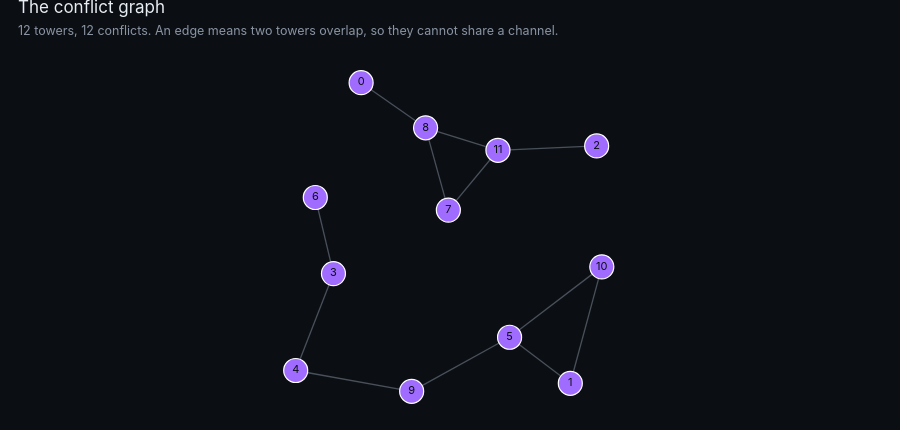

Notebook code cell kept with this figure:
### Markdown cell above
### Run it yourself: solve a random conflict graph on the AHS simulator, then colour it

### Code cell
# RUN IT YOURSELF: a random 12-tower conflict graph. Solve the largest co-channel
# group (a Maximum Independent Set) as an Analog Hamiltonian Simulation on the local
# braket_ahs simulator (no QPU), then finish the frequency plan by repeating the MIS.
from IPython.display import display

reg, G, xy = tw.random_conflict_graph(n=12)          # random unit-disk (blockade) graph
display(wg.graph_view(xy, list(G.edges())))          # 1. show the conflict graph

mis = tw.mis_on_simulator(reg, G, shots=200)         # 2. the MIS, measured on the simulator
channels, channel_of, _ = ch.iterated_mis_coloring(G, first_set=mis, solver="exact")
display(wg.channel_graph_view(xy, list(G.edges()), channels))   # 3. live colouring (drag the slider)

### Figure 1 — Plotly figure (JSON) as saved in the notebook; plotly's stock layout.template omitted (floating-point values rounded to 4 significant figures)
{"data": [{"hoverinfo": "skip", "line": {"color": "rgba(150,160,175,0.45)", "width": 1.3}, "mode": "lines", "type": "scatter", "x": [0.212, 0.4209, null, 0.8898, 0.693, null, 0.8898, 0.9919, null, 0.9752, 0.6553, null, 0.1224, 0, null, 0.1224, 0.06355, null, 0, 0.3757, null, 0.693, 0.3757, null, 0.693, 0.9919, null, 0.4947, 0.4209, null, 0.4947, 0.6553, null, 0.4209, 0.6553, null], "y": [1, 0.8538, null, 0.02598, 0.1751, null, 0.02598, 0.4032, null, 0.795, 0.781, null, 0.3815, 0.06739, null, 0.3815, 0.628, null, 0.06739, 0, null, 0.1751, 0, null, 0.1751, 0.4032, null, 0.5872, 0.8538, null, 0.5872, 0.781, null, 0.8538, 0.781, null]}, {"hovertemplate": "tower %{text}<extra></extra>", "marker": {"color": "#a06bff", "line": {"color": "white", "width": 1.2}, "size": 24}, "mode": "markers+text", "text": ["0", "1", "2", "3", "4", "5", "6", "7", "8", "9", "10", "11"], "textfont": {"color": "#0b0f14", "size": 11}, "textposition": "middle center", "type": "scatter", "x": [0.212, 0.8898, 0.9752, 0.1224, 0.0, 0.693, 0.06355, 0.4947, 0.4209, 0.3757, 0.9919, 0.6553], "y": [1.0, 0.02598, 0.795, 0.3815, 0.06739, 0.1751, 0.628, 0.5872, 0.8538, 0.0, 0.4032, 0.781]}], "layout": {"font": {"color": "#e8edf4", "family": "Inter, ui-sans-serif, system-ui, -apple-system, 'Segoe UI', Roboto, Helvetica, Arial"}, "height": 430, "hovermode": "closest", "margin": {"b": 14, "l": 14, "r": 14, "t": 58}, "paper_bgcolor": "#0b0f14", "plot_bgcolor": "#0b0f14", "showlegend": false, "title": {"font": {"color": "#e8edf4", "size": 17}, "text": "The conflict graph<br><span style='font-size:12.5px;color:#8a94a3'>12 towers, 12 conflicts. An edge means two towers overlap, so they cannot share a channel.</span>", "x": 0.02, "xanchor": "left", "y": 0.97}, "xaxis": {"constrain": "domain", "range": [-0.08, 1.08], "visible": false}, "yaxis": {"range": [-0.08, 1.08], "scaleanchor": "x", "scaleratio": 1, "visible": false}}}
